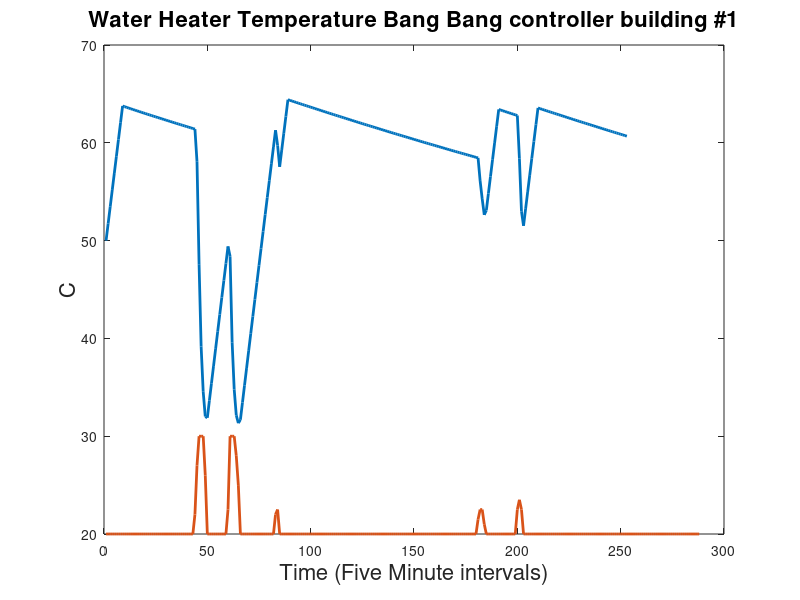

Write the MATLAB code that produced this figure. (Note: this script raises an error after producing the figure.)
% Created by Amin
% A simple example using direct control and MPC 

close all;clear;clc;

% Input Building Parameters 

global A_opt;
global b_opt;
global Tsetwh;
global oc;


input=csvread('2.Predictionfile.csv');
input=input'; 

price=input(10,:);
ocall(1,:)=input(11,:);
ocall(2,:)=input(12,:);


Tsetall(1,:)=input(8,:)-1;
Tsetall(2,:)=input(13,:)-1;
whuseall(1,:)=input(14,:);
whuseall(2,:)=input(15,:);

n=[];
nvars=[];
pc0=[];

global xx;
global n;
global nvars;
global Twh;
global Tenv;
global totalR;
global valvegain;
global WHusage;
global mc;
global TimeStep;
global Qelement;
global whinit;


global PredictionHorizon
PredictionHorizon=3*60;  %should be devidable to timestep
TimeStep=5;    %min
TwhAllmpc=[];
TwhAllbb=[];
BillwhBB=[];
BillwhMPC=[];


%% -------------------------------------------------
for nb=1:2   %number of buildings

    % simulation parameters

    oc=ocall(nb,:);
    WHusage=whuseall(nb,:);
    Tenv=(Tsetall(nb,:)-32)*(5/9);
    initialT=40+10*nb;
    Tsetwh=60;
    Qelement=2500;      %joule/second   R*I2
    valvegain=0.15*4217;    %C*liter/second
    totalR=0.4;      %Celsius/(joule/second)
    mc=100*4217;    %liter*C
    energyfactor=0.95;
    
    % reset for each building and controller
    Qwh=[];
    Twh=initialT;
    bill=0;
    
for n=1:288-12*3;

    
%% bang bang controler

            if Twh(n)>Tsetwh+3
                Qwh=[Qwh 0];
            elseif Twh(n)<Tsetwh-3
                Qwh=[Qwh Qelement];
            else
                if n==1;
                    Qwh=[Qwh Qelement];
                else
                    Qwh=[Qwh Qwh(n-1)];
                end
            end 

% water heater simulation
    
    Twh(n+1)=Twh(n)+(Qwh(n)-(Twh(n)-Tenv(n))/totalR-valvegain*WHusage(n)*(Twh(n)-Tenv(n)))/mc*TimeStep*60;
 
bill=bill+Qwh(n)*price(n)/500000/energyfactor;    

end
TwhAllbb(nb,:)=Twh;
BillwhBB(nb)=bill
% BB plotter

figure;
plot(TwhAllbb(nb,:),'LineWidth',2);
str = ['Water Heater Temperature Bang Bang controller building #',num2str(nb)];
title(str,'FontSize',16,'color','black');
xlabel('Time (Five Minute intervals)','FontSize',16);
ylabel('C','FontSize',16);
hold on;
plot(WHusage*10+20,'LineWidth',2);



%% MPC -----------------------------------------------
    % reset for each building and controller
    Qwh=[];
    Twh=initialT;
    bill=0;
    
nvars = PredictionHorizon/TimeStep;    % Number of variables

for n=1:288-12*3;

    
%% MPC controler
          
c_opt=[];
whinit=Twh(n);
A_opt=tril(ones(nvars,nvars));
b_opt = [];                          %A*x <= b

for i=1:nvars;
c_opt = [c_opt price(n+i)/500000];     %min c'*x

A_opt(i:end,i) = Qelement*5*60/mc;
b_opt(i)=whinit+(Qelement*i-(Twh(n)-Tenv(n))/totalR-valvegain*WHusage(n+i)*(Twh(n)-Tenv(n)))/mc*TimeStep*60+2;
b_opt(nvars+i)=-(whinit+(Qelement*i-(Twh(n)-Tenv(n))/totalR-valvegain*WHusage(n+i)*(Twh(n)-Tenv(n)))/mc*TimeStep*60)+2;

end
A_opt=[A_opt;-A_opt];
b_opt=b_opt';


intcon=1:nvars;
options = gaoptimset;
options.TimeLimit=50;
options = gaoptimset(options,'PopulationSize',20);
LB = zeros(1,nvars);   % Lower bound
UB = ones(1,nvars);  % Upper bound


whobjfun=@(x) ((x*Qelement)*c_opt');
Constraint=@constraintwh;
%Constraint=@(x) (A_opt*x'-b_opt,[]);
[x_wh,fval_wh] = ga(whobjfun,nvars,[],[],[],[],LB,UB,Constraint,intcon,options);
           

% water heater simulation
    Qwh(n)=x_wh(1)*Qelement;
    Twh(n+1)=Twh(n)+(Qwh(n)-(Twh(n)-Tenv(n))/totalR-valvegain*WHusage(n)*(Twh(n)-Tenv(n)))/mc*TimeStep*60;
    bill=bill+Qwh(n)*price(n)/500000/energyfactor; 
        
end
TwhAllmpc(nb,:)=Twh;
BillwhMPC(nb)=bill;

% MPC plotter

figure;
plot(TwhAllmpc(nb,:),'LineWidth',2);
str = ['Water Heater Temperature MPC building #',num2str(nb)];
title(str,'FontSize',16,'color','black');
xlabel('Time (Five Minute intervals)','FontSize',16);
ylabel('C','FontSize',16);
hold on;
plot(WHusage*10+20,'LineWidth',2);
plot(oc*5+25,'LineWidth',2);






end







